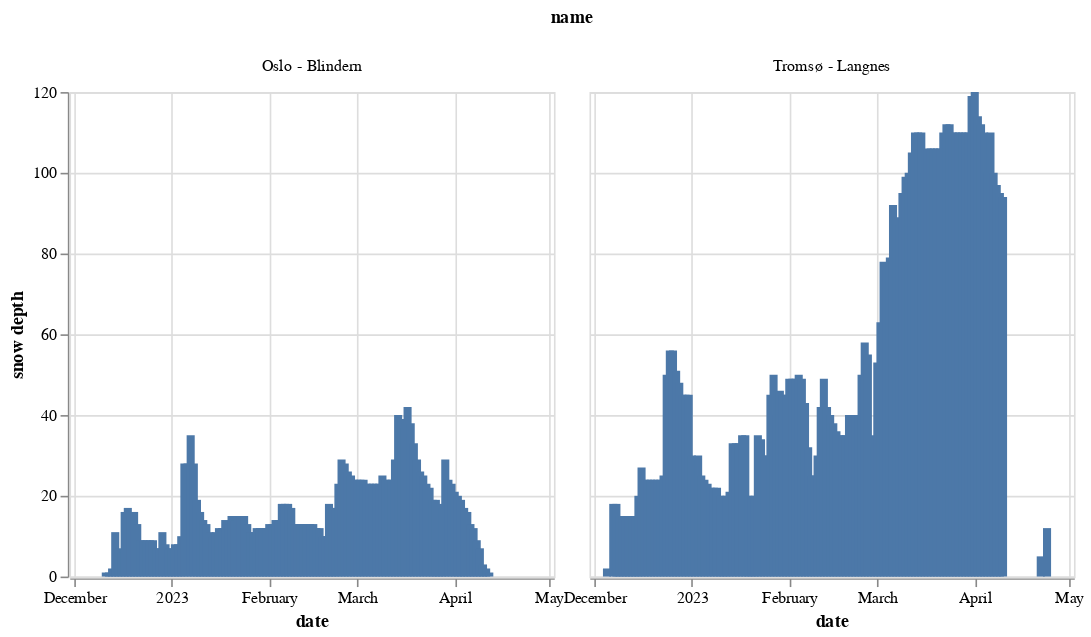

The notebook cell saved with this chart:
### Code cell
alt.Chart(data).mark_bar().encode(
    x="date",
    y="snow depth",
    column="name",
)

### Figure 1 — Vega-Lite specification as saved in the notebook (floating-point values rounded to 4 significant figures; data arrays with more than 128 entries replaced by an {"elided": "..."} marker saying what was removed)
{"config": {"view": {"continuousWidth": 300, "continuousHeight": 300}}, "data": {"name": "data-a55c0644e3aa1a164712fe73c29f98c9"}, "mark": {"type": "bar"}, "encoding": {"column": {"field": "name", "type": "nominal"}, "x": {"field": "date", "type": "temporal"}, "y": {"field": "snow depth", "type": "quantitative"}}, "$schema": "https://vega.github.io/schema/vega-lite/v5.15.1.json", "datasets": {"data-a55c0644e3aa1a164712fe73c29f98c9": {"elided": "300 records"}}}
